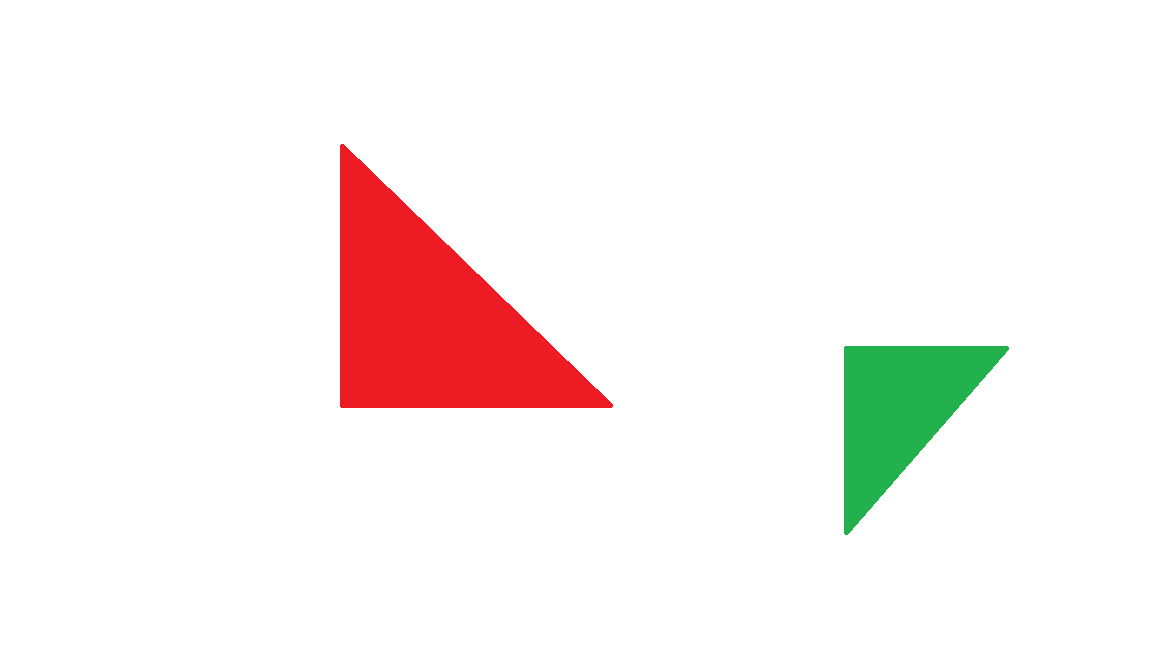
#> input picture triangles.png, 1152 x 648 px
$ python Shape_finder.py   (Python 2 division)
#> lines starting #> are read from the running program, lines starting #| are printed output that depends on the picture; after the words box and inside, x2 and y2 are one past the last pixel; in counts of white or black regions, pixels touching at a corner belong together; long printed decimals are rounded
### Heirarchical_Clustering.py
import numpy as np
import matplotlib.pyplot as plt
import random as r

#this lets the program decide number of groups involved in the given dataset
#setting all the points as centroids
centroids = {}

def auto_cluster(radius,data):
    global centroids

    for i in range(len(data)):
        centroids[i] = data[i]

    while True:
        new_centroids=[]
        #checking all the points whether it is in radius and assign to to that centroid
        for j in centroids:
            in_radius=[]
            centroid=centroids[j]
            for point in data:
                if np.linalg.norm(point-centroid)<radius:
                    in_radius.append(point)
            #finding mean
            new_centroid=np.average(in_radius,axis=0)
            new_centroids.append(tuple(new_centroid))
        #collect all the final centroids for each grp
        uniques=sorted(list(set(new_centroids)))
        prev_centroids=dict(centroids)
        centroids={}
        #fil with new centroids
        for i in range(len(uniques)):
            centroids[i]=np.array(uniques[i])
        opt=True
        #chech whether the centroid is optimized
        for i in centroids:
            if not np.array_equal(centroids[i],prev_centroids[i]):
                opt=False
            if not opt:
                break
        if opt:break
    return centroids

# [22 lines that do not run on import are left out]

### Shape_finder.py
import cv2
import numpy as np
from matplotlib import pyplot as plt
import imutils
import Heirarchical_Clustering as hc

lower = {'red': (168, 100, 100), 'green': (24, 100, 100),'blue':(93, 100, 100)}
upper = {'red': (188, 255, 255), 'green': (44, 255, 255),'blue':(113, 255, 255)}

#Image Pre-processing
img = cv2.imread("triangles.png")
#> img is the input picture: shape (648, 1152, 3); mean B, G, R 240.3, 242.1, 249.3
img=imutils.resize(img,width=600,height=600)
#> img: shape (337, 600, 3)
img = cv2.cvtColor(img, cv2.COLOR_BGR2HSV)
#> img: shape (337, 600, 3); mean H, S, V 10.6, 15.6, 252.4
mask = cv2.inRange(img, lower['red'], upper['red'])
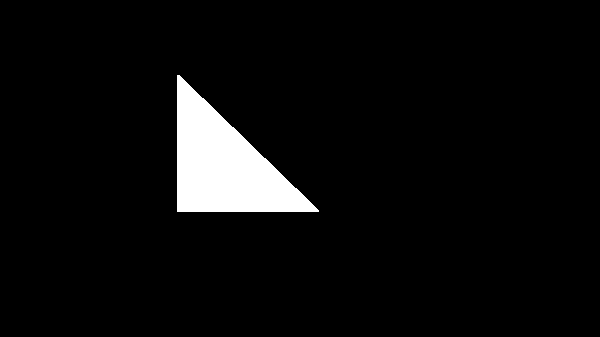
#> mask: shape (337, 600); 4.9% white; 1 white region, box (x1, y1, x2, y2) and area: (177, 75, 319, 212) 10003
mask = cv2.erode(mask, None, iterations=2)
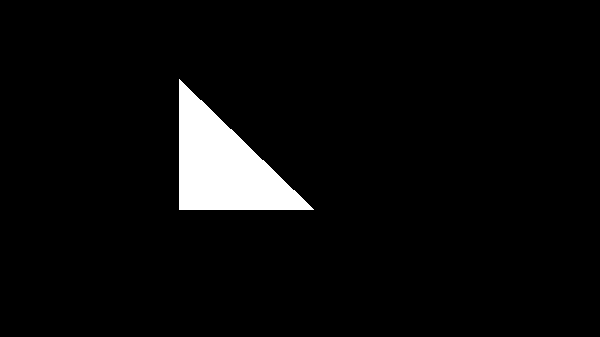
#> mask: shape (337, 600); 4.4% white; 1 white region, box (x1, y1, x2, y2) and area: (179, 79, 314, 210) 8907
mask = cv2.dilate(mask, None, iterations=2)
#> mask: shape (337, 600); 4.9% white; 1 white region, box (x1, y1, x2, y2) and area: (177, 77, 316, 212) 9987

dist_dict={}
def euclidean_dist(x,y):
    dist=np.linalg.norm(x-y)
    dist_dict[dist]=[x,y]
    pass

def slope(x1, y1, x2, y2):
    return (y1 - y2) / (x1 - x2)

def color_centers(x,lower,upper):
    cnts = cv2.findContours(mask.copy(), cv2.RETR_EXTERNAL,cv2.CHAIN_APPROX_SIMPLE)[-2]
    if len(cnts) > 0:
        c = max(cnts, key=cv2.contourArea)
        rect=cv2.minAreaRect(np.array(c))
        print rect
        ((x, y), radius) = cv2.minEnclosingCircle(c)
        M = cv2.moments(c)
        center = (int(M["m10"] / M["m00"]), int(M["m01"] / M["m00"]))
        if radius > 10:
            cv2.circle(img, (int(x), int(y)), int(radius),(0, 255, 255), 2)
            cv2.circle(img, center, 5, (0, 255, 0), -1)
            return center
    else:return 0

dst = cv2.cornerHarris(mask,2,3,0.04)
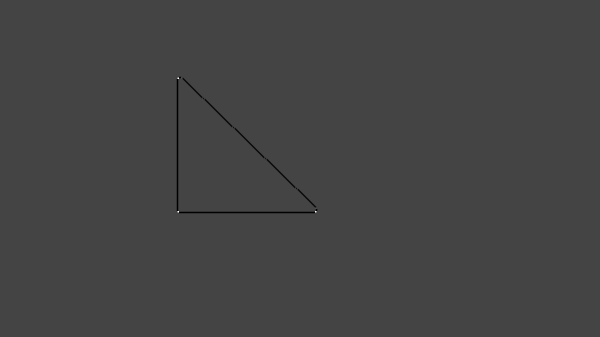
#> dst: shape (337, 600) float32; min -0.04, max 0.108, mean -0.000122; drawn with min black and max white
#result is dilated for marking the corners, not important
dst = cv2.dilate(dst,None)
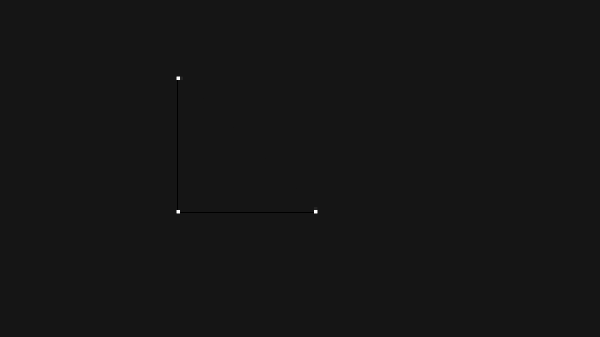
#> dst: shape (337, 600) float32; min -0.01, max 0.108, mean 6.9e-06; drawn with min black and max white
x,y = np.nonzero(dst > 0.1* dst.max())
#> x = 48 values from 76 to 213; y = 48 values, max 317 at index 23, min 176 at index 0, mean 223.5
coordinates = zip(x, y)
#> coordinates = 48 pairs, first value 76 to 213, second value 176 to 317
new=[]
for i in coordinates:
    new.append(list(i))
#> this loop made 48 passes
#> i on passes 1 to 12: (76, 176), (76, 177), (76, 178), (76, 179), (77, 176), (77, 177), (77, 178), (77, 179), (78, 176), (78, 177), (78, 178), (78, 179)
#> after the loop, new has the same summary as coordinates
# coverting range of points to a single point using heirarchial cluster.
actual_points=hc.auto_cluster(radius=5,data=np.array(new))
#> the loop in auto_cluster, `for i in range(len(data)):` made 48 passes
#> after the loop in auto_cluster, `for i in range(len(data)):`: centroids = 48 items
#> actual_points = {0: [77.5, 177.5], 1: [211.5, 177.5], 2: [211.5, 315.5]}
n_points=len(actual_points)
#> n_points = 3
if n_points==2:print "It's a line"
elif n_points==3:print "Triangle"
elif n_points==4:print "Square"
elif n_points==5:print "Pentagon"
elif n_points==6:print "Hexagon"

##################################### ADDITIONAL STUFF ################
euclidean_dist(actual_points[0],actual_points[1])
#> in euclidean_dist, `dist=np.linalg.norm(x-y)`: dist = 134
euclidean_dist(actual_points[1],actual_points[2])
euclidean_dist(actual_points[2],actual_points[0])
hyp=max(dist_dict)
#> hyp = 192.4
print "length of hypotenuse is",hyp
#| length of hypotenuse is 192.354

#you can do more operations from this
hyp_values=dist_dict[hyp]
#> hyp_values = [[211.5, 315.5], [77.5, 177.5]]
x1,y1=hyp_values[0]
#> x1 = 211.5; y1 = 315.5
x2,y2=hyp_values[1]
#> x2 = 77.5; y2 = 177.5
m=slope(x1,y1,x2,y2)
#> m = 1.03
print "printing slope of the hypotensue",m
#| printing slope of the hypotensue 1.030
print "tilt of the hypotenuse",np.degrees(np.arctan(m)),"degrees"
#| tilt of the hypotenuse 45.843 degrees
thres=5
cent=actual_points
#> cent has the same summary as actual_points
#IMPORTANT TRANSFORMATION REQUIRED
[plt.scatter(y,-x,30) for x,y in new]
cv2.circle(img,(100,50), 5, (0, 255, 0), -1)
#> img: shape (337, 600, 3); mean H, S, V 10.6, 15.7, 252.3

for c in cent:
    plt.scatter(cent[c][1],-cent[c][0] , s=300, marker='*',c='b')
#> this loop made 3 passes
# Threshold for an optimal value, it may vary depending on the image.

img[dst>0.1*dst.max()]=[250,0,0]
#> img: shape (337, 600, 3); mean H, S, V 10.7, 15.7, 252.3
cv2.imshow('dst',img)
plt.show()
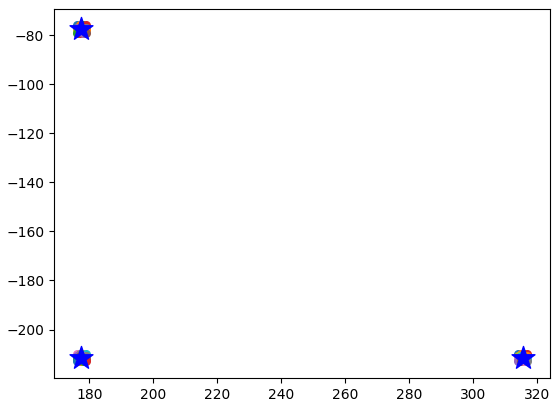
#> figure drawn by matplotlib, 1 panel

if cv2.waitKey(0) & 0xff == 27:
#> (key Esc is pressed here)
    cv2.destroyAllWindows()
